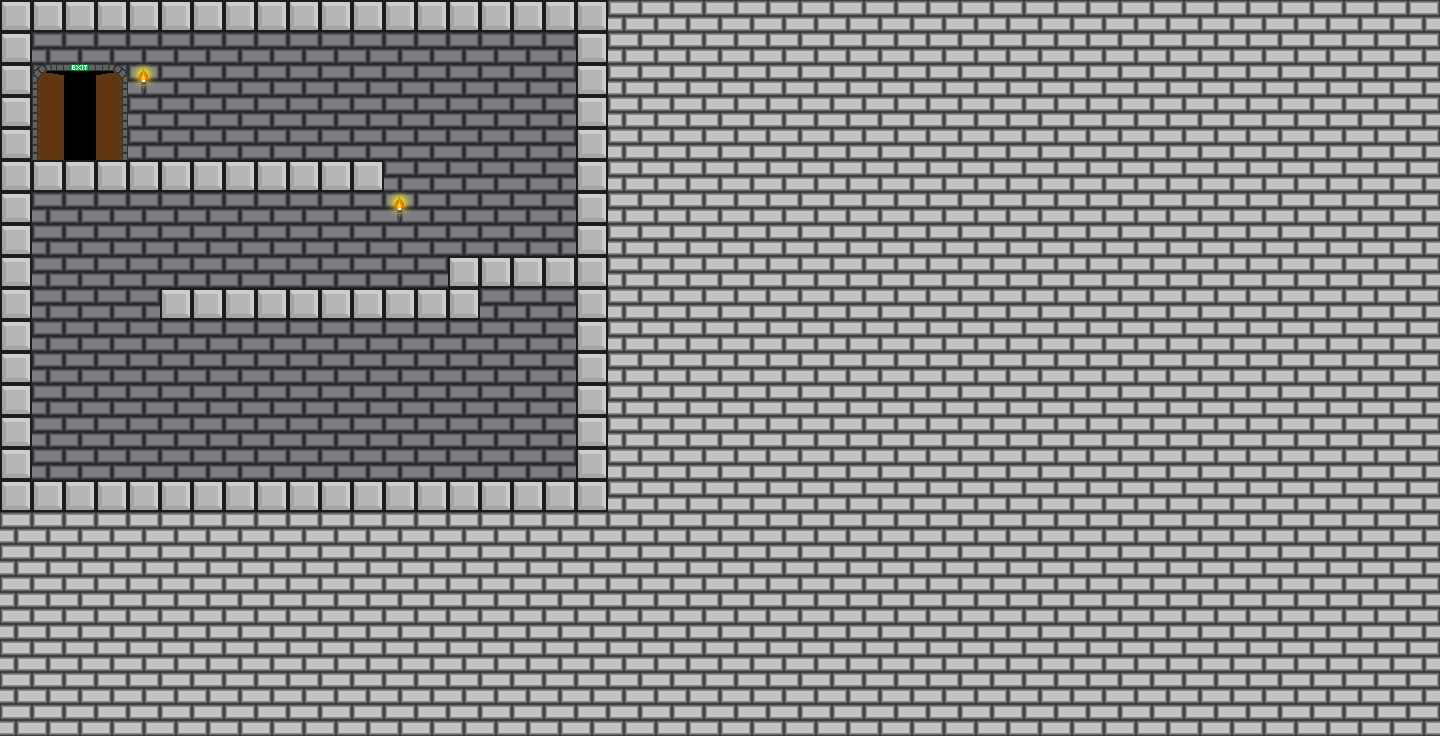

This game map was drawn from its Tiled (.tmx) file and the tilesets committed beside it. A one-line description and the trimmed map source follow:
An orthogonal 45x23 tile map with 32x32 px tiles, 5 tile layers (background, background lighting, ground, noncollidable, ...) and 4 objects (2x skeleton, player, end).

<map version="1.0" orientation="orthogonal" width="45" height="23" tilewidth="32" tileheight="32">
 <tileset firstgid="1" name="KS Tiles" tilewidth="32" tileheight="32" spacing="2" margin="1">
  <image source="../art/tiles/tileset/tileset1.png" width="272" height="238" />
 </tileset>
 <layer name="background" width="45" height="23">
  <data>[1035 cells, 304 non-empty, 1 distinct tile ids]</data>
 </layer>
 <layer name="background lighting" width="45" height="23">
  <data>[1035 cells, 304 non-empty, 1 distinct tile ids]</data>
 </layer>
 <layer name="ground" width="45" height="23">
  <data>[1035 cells, 91 non-empty, 1 distinct tile ids]</data>
 </layer>
 <layer name="noncollidable" width="45" height="23">
  <data>[1035 cells, 742 non-empty, 8 distinct tile ids]</data>
 </layer>
 <objectgroup name="spawns" width="45" height="23">
  <object name="player" type="player" gid="1" x="472" y="437" />
  <object name="end" type="end" gid="2" x="64" y="132" />
  <object name="skeleton" type="skeleton" gid="3" x="197" y="440" />
  <object name="skeleton" type="skeleton" gid="3" x="160" y="127" />
 </objectgroup>
 <layer name="spikes" width="45" height="23">
  <data>[1035 cells, 0 non-empty, 0 distinct tile ids]</data>
 </layer>
</map>
